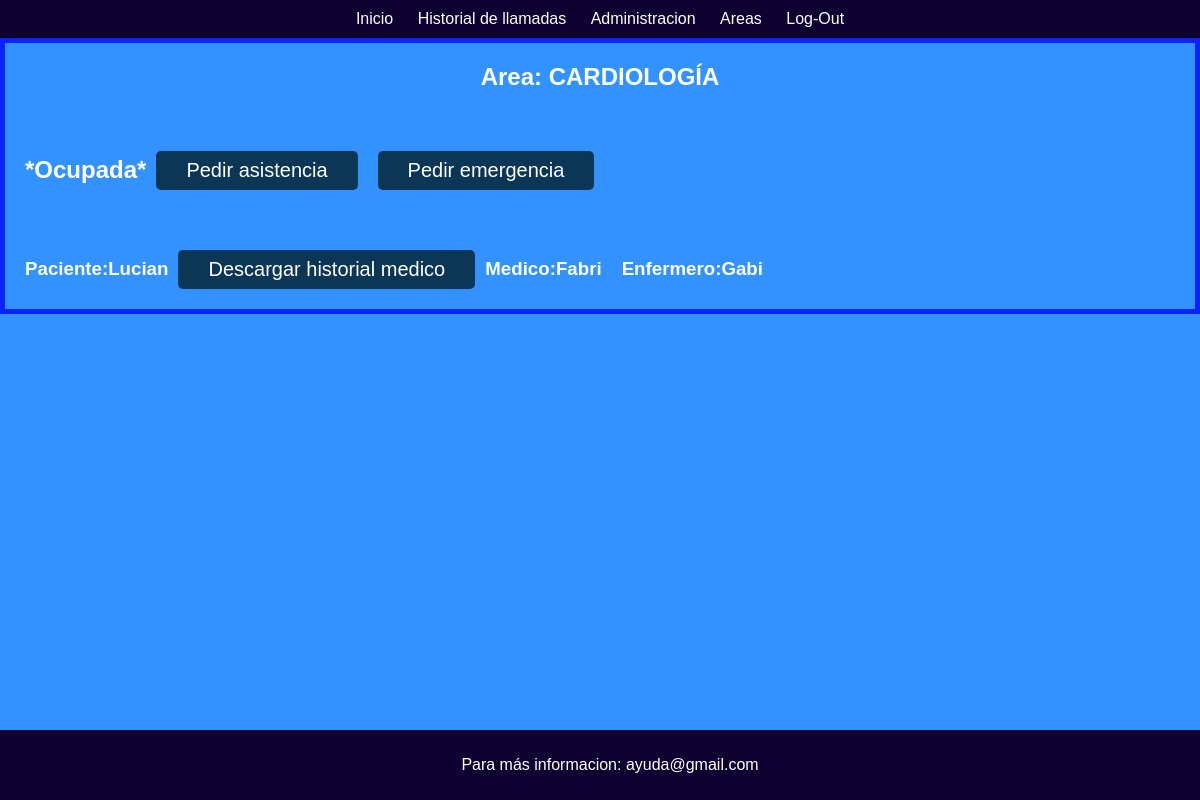
/Punk/hospital.php, run on the app's committed database.
### tables this page shows
CREATE TABLE `areas` (
  `id_area` int(200) NOT NULL,
  `tipo_de_area` enum('CARDIOLOGÍA','RADIODIAGNÓSTICO','CIRUGÍA GENERAL Y DIGESTIVA','DERMATOLOGÍA','CIRUGÍA ORTOPÉDICA Y TRAUMATOLOGÍA') NOT NULL,
  `ocupado` enum('Ocupada','Libre','Fuera de servicio') NOT NULL,
  `enfermero` text NOT NULL,
  `medico` text NOT NULL,
  `paciente` text NOT NULL
);

### Punk/hospital.php (the view, shortened to what this page needs)
<!DOCTYPE html>
<html lang="en">
<head>
    <link rel="stylesheet" href="./css/Punk.css">
</head>
<body id="inicio">
    <div class="top-bar">
        <a href="#inicio">Inicio</a>
        <a href="historial_llamadas.php">Historial de llamadas</a>
        <a href="adm.php">Administracion</a>
        <div class="dropdown">
            <a href="#Q1">Areas</a>
        </div>
        <a href="index.php">Log-Out</a>
    </div>
<?php
    include ("conexion.php");
    $consulta = mysqli_query($conexion,"SELECT * FROM areas");
    while ($lista_consulta= mysqli_fetch_assoc($consulta) ){
?>
    <div class="hospital">
        <h2 class="area"><b>Area:</b> <?php echo $lista_consulta["tipo_de_area"]?></h2>
        <div class="quirofano">
            <h2><b>*</b><?php echo $lista_consulta["ocupado"];?><b>*</b></h2>
            <h2><button>Pedir asistencia</button></h2>
            <h2><button>Pedir emergencia</button></h2>
        </div>
        <div class="quirofano">
            <h3>Paciente:</b><?php echo $lista_consulta["paciente"];?></h3>
            <a href="plantilla.pdf" download="plantilla.pdf"><button>Descargar historial medico</button></a>
            <h3>Medico:<?php echo $lista_consulta["medico"];?></h3>
            <h3 style="padding-left: 20px;">Enfermero:<?php echo $lista_consulta["enfermero"];?></h3>
        </div>
    </div>
<?php } ?>
    <div class="elemento-abajo">
        <p>Para más informacion: ayuda@gmail.com</p>
    </div>
</body>
</html>

### Punk/css/Punk.css (style rules this page uses)
html { height: 100%; }
body { font-family: Arial, sans-serif; margin: 0; padding: 0; color: rgb(161, 197, 255); background-color: rgb(50, 146, 255); height: inherit; }
button { font-size: 20px; margin-top: 20px; padding: 8px 30px; background-color: rgb(11, 54, 85); color: rgb(219, 233, 255); border: none; border-radius: 5px; cursor: pointer; }
.quirofano { width: 100%; display: inline-flex; align-items: center; color: white; margin: 10px; padding-left: 10px; }
.quirofano button { color: white; text-decoration: none; margin: 10px; }
.hospital { border: 5px solid rgba(0, 0, 255, 0.77); color: white; }
.hospital .area { text-align: center; }
.top-bar { background-color: #0e0030; color: #fff; padding: 10px 0; text-align: center; }
.top-bar a { color: #fff; text-decoration: none; margin: 0 10px; }
.dropdown { position: relative; display: inline-block; }
.elemento-abajo { position: fixed; bottom: 0; width: 100%; background-color: #0e0030; color: #fff; padding: 10px; text-align: center; z-index: 999; }

### data on the page
areas: tipo_de_area "CARDIOLOGÍA", ocupado "Ocupada", paciente "Lucian", medico "Fabri", enfermero "Gabi"
